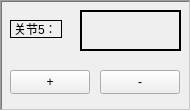
     <widget class="QFrame" name="robotframe5">
      <property name="enabled">
       <bool>true</bool>
      </property>
      <property name="geometry">
       <rect>
        <x>820</x>
        <y>10</y>
        <width>191</width>
        <height>111</height>
       </rect>
      </property>
      <property name="sizePolicy">
       <sizepolicy hsizetype="Fixed" vsizetype="Fixed">
        <horstretch>0</horstretch>
        <verstretch>0</verstretch>
       </sizepolicy>
      </property>
      <property name="frameShape">
       <enum>QFrame::WinPanel</enum>
      </property>
      <property name="frameShadow">
       <enum>QFrame::Sunken</enum>
      </property>
      <widget class="QPushButton" name="pushButton_9">
       <property name="geometry">
        <rect>
         <x>10</x>
         <y>70</y>
         <width>80</width>
         <height>24</height>
        </rect>
       </property>
       <property name="sizePolicy">
        <sizepolicy hsizetype="Fixed" vsizetype="Fixed">
         <horstretch>0</horstretch>
         <verstretch>0</verstretch>
        </sizepolicy>
       </property>
       <property name="text">
        <string>+</string>
       </property>
      </widget>
      <widget class="QPushButton" name="pushButton_10">
       <property name="geometry">
        <rect>
         <x>100</x>
         <y>70</y>
         <width>80</width>
         <height>24</height>
        </rect>
       </property>
       <property name="sizePolicy">
        <sizepolicy hsizetype="Fixed" vsizetype="Fixed">
         <horstretch>0</horstretch>
         <verstretch>0</verstretch>
        </sizepolicy>
       </property>
       <property name="text">
        <string>-</string>
       </property>
      </widget>
      <widget class="QLabel" name="axisposition5">
       <property name="enabled">
        <bool>true</bool>
       </property>
       <property name="geometry">
        <rect>
         <x>80</x>
         <y>10</y>
         <width>101</width>
         <height>41</height>
        </rect>
       </property>
       <property name="sizePolicy">
        <sizepolicy hsizetype="Fixed" vsizetype="Fixed">
         <horstretch>0</horstretch>
         <verstretch>0</verstretch>
        </sizepolicy>
       </property>
       <property name="frameShape">
        <enum>QFrame::WinPanel</enum>
       </property>
       <property name="frameShadow">
        <enum>QFrame::Plain</enum>
       </property>
       <property name="text">
        <string/>
       </property>
      </widget>
      <widget class="QLabel" name="axisname5">
       <property name="geometry">
        <rect>
         <x>10</x>
         <y>20</y>
         <width>52</width>
         <height>18</height>
        </rect>
       </property>
       <property name="sizePolicy">
        <sizepolicy hsizetype="Fixed" vsizetype="Fixed">
         <horstretch>0</horstretch>
         <verstretch>0</verstretch>
        </sizepolicy>
       </property>
       <property name="frameShape">
        <enum>QFrame::Box</enum>
       </property>
       <property name="text">
        <string>关节5：</string>
       </property>
      </widget>
     </widget>
